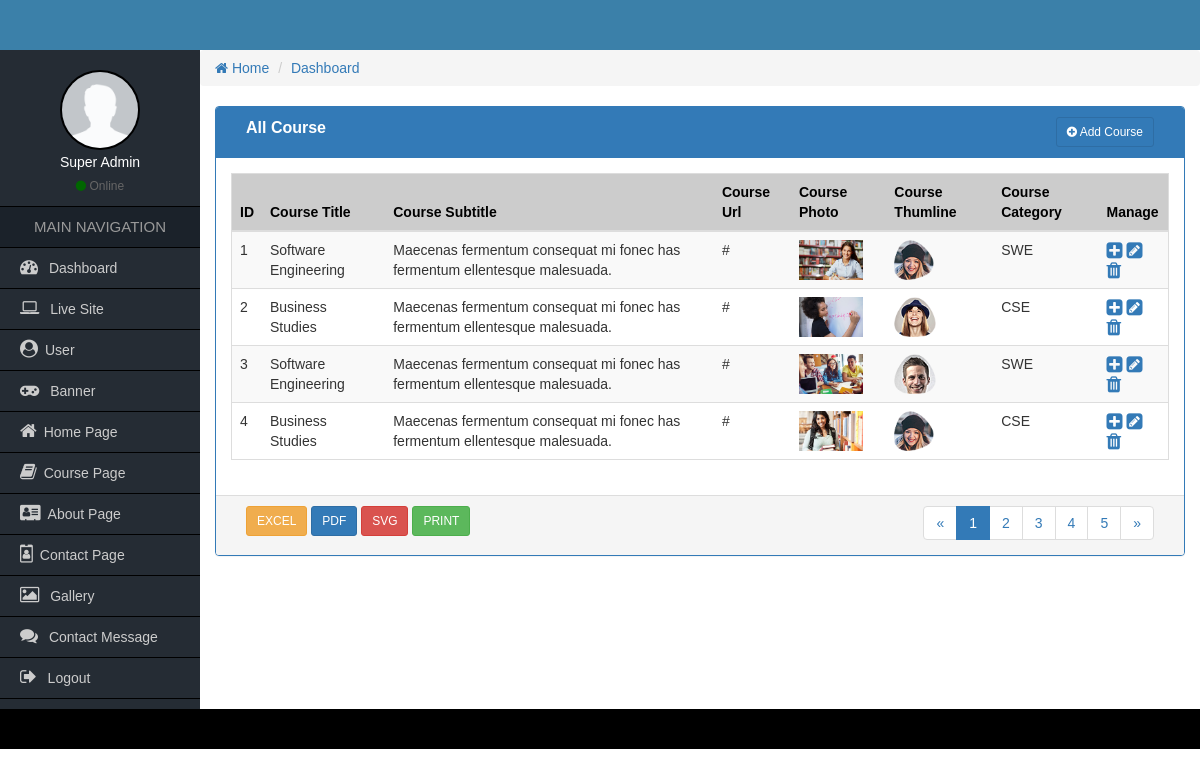
Page /Admin-Panel/all-course.php (signed in) on the committed database.
### tables this page shows
CREATE TABLE `cs_course` (
  `course_id` int(150) NOT NULL,
  `course_title` varchar(100) NOT NULL,
  `course_subtitle` text NOT NULL,
  `course_category` varchar(200) NOT NULL,
  `course_link` text NOT NULL,
  `course_photo` varchar(100) NOT NULL,
  `course_thumb` varchar(100) NOT NULL
);

### Admin-Panel/all-course.php (the view, shortened to what this page needs)
<?php
    require_once('functions\functions.php');
    if($_SESSION['role']<='2'){
 ?>
<div class="col-md-12">
    <div class="panel panel-primary">
        <div class="panel-heading">
            <div class="col-md-9 heading_title">
                All Course
            </div>
            <div class="col-md-3 text-right">
              <?php if($_SESSION['role']=='1'){ ?>
                <a href="add-course.php" class="btn btn-sm btn btn-primary"><i class="fa fa-plus-circle"></i> Add Course</a>
              <?php } ?>
            </div>
            <div class="clearfix"></div>
        </div>
        <div class="panel-body">
            <table class="table table-responsive table-striped table-hover table_cus">
                <thead class="table_head">
                    <tr>
                        <th>ID</th>
                        <th>Course Title</th>
                        <th>Course Subtitle</th>
                        <th>Course Url</th>
                        <th class="hidden-xs">Course Photo</th>
                        <th class="hidden-xs">Course Thumline</th>
                        <th class="hidden-xs">Course Category</th>
                        <th>Manage</th>
                    </tr>
                </thead>
                <tbody>
                  <?php
                    $query = "SELECT * FROM `cs_course`order by `course_id` DESC";
                    $reQuery = mysqli_query($con, $query);
                    $i=1;
                    while ($value=mysqli_fetch_array($reQuery)) {
                  ?>
                    <tr>
                        <td><?php echo $i++; ?></td>
                        <td><?php echo $value['course_title']; ?></td>
                        <td><?php echo $value['course_subtitle']; ?></td>
                        <td><?php echo $value['course_link']; ?></td>
                        <td class="hidden-xs">
                          <?php
                              if ($value['course_photo']!='') {
                           ?>
                          <img src="uploads\<?= $value['course_photo']?>" height="40" alt="">
                          <?php
                              }
                              else {
                           ?>
                             <img src="uploads\avatar.jpg" height="40" alt="">
                           <?php } ?>
                        </td>
                        <td class="hidden-xs">
                          <?php
                              if ($value['course_thumb']!='') {
                           ?>
                          <img src="uploads\<?= $value['course_thumb']?>" height="40" alt="">
                          <?php
                              }
                              else {
                           ?>
                             <img src="uploads\avatar.jpg" height="40" alt="">
                           <?php } ?>
                        </td>
                        <td><?php echo $value['course_category']; ?></td>
                        <td>
                            <a href="view-course.php?v=<?= $value['course_id']; ?>"><i class="fa fa-plus-square fa-lg"></i></a>
                            <?php if($_SESSION['role']=='1'){ ?>
                            <a href="edit-course.php?e=<?= $value['course_id']; ?>"><i class="fa fa-pencil-square fa-lg"></i></a>
                            <a href="delete-course.php?d=<?= $value['course_id']; ?>"><i class="fa fa-trash fa-lg"></i></a>
                          <?php }?>
                        </td>
                    </tr>
                    <?php
                      }
                    ?>
                </tbody>
            </table>
        </div>
        <div class="panel-footer">
            <div class="col-md-4">
                <a href="#" class="btn btn-sm btn-warning">EXCEL</a>
                <a href="#" class="btn btn-sm btn-primary">PDF</a>
                <a href="#" class="btn btn-sm btn-danger">SVG</a>
                <a href="#" class="btn btn-sm btn-success">PRINT</a>
            </div>
            <div class="col-md-4">
            </div>
            <div class="col-md-4 text-right">
                <nav aria-label="Page navigation">
                    <ul class="pagination pagina_cus">
                        <li>
                            <a href="#" aria-label="Previous">
                                <span aria-hidden="true">&laquo;</span>
                            </a>
                        </li>
                        <li class="active"><a href="#">1</a></li>
                        <li><a href="#">2</a></li>
                        <li><a href="#">3</a></li>
                        <li><a href="#">4</a></li>
                        <li><a href="#">5</a></li>
                        <li>
                            <a href="#" aria-label="Next">
                                <span aria-hidden="true">&raquo;</span>
                            </a>
                        </li>
                    </ul>
                </nav>
            </div>
            <div class="clearfix"></div>
        </div>
    </div>
</div>
<?php
}
  else {
    $message="You are not authorise";
    header("Location: error_access.php?e=".$message);
}
?>

### Admin-Panel/css/style.css (style rules this page uses)
* { margin:0px; padding:0px; outline:0px; }
img { border:0px; }
ul, ol { list-style-type:none; }
a { text-decoration:none; }
body { font-family:Verdana, Geneva, sans-serif; }
.heading_title { font-size:16px; font-weight:bold; }
.table_cus { border:1px solid #ddd; }
.table_head { background-color:#ccc; color:#000; }
.pagina_cus { padding:0px; margin:0px; }

### rows in the picture
cs_course: course_title "Software Engineering", course_subtitle "Maecenas fermentum consequat mi fonec has fermentum ellentesque malesuada.", course_link "#", course_photo (picture), course_thumb (picture), course_category "SWE"
cs_course: course_title "Business Studies", course_subtitle "Maecenas fermentum consequat mi fonec has fermentum ellentesque malesuada.", course_link "#", course_photo (picture), course_thumb (picture), course_category "CSE"
cs_course: course_title "Software Engineering", course_subtitle "Maecenas fermentum consequat mi fonec has fermentum ellentesque malesuada.", course_link "#", course_photo (picture), course_thumb (picture), course_category "SWE"
cs_course: course_title "Business Studies", course_subtitle "Maecenas fermentum consequat mi fonec has fermentum ellentesque malesuada.", course_link "#", course_photo (picture), course_thumb (picture), course_category "CSE"

### other values in the picture
$_SESSION['name'] "Super Admin"
